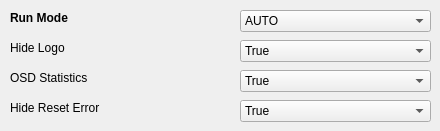
      <widget class="QWidget" name="Page_Settings_Benchmark">
       <widget class="QComboBox" name="cbHideError">
        <property name="geometry">
         <rect>
          <x>240</x>
          <y>100</y>
          <width>191</width>
          <height>22</height>
         </rect>
        </property>
        <property name="toolTip">
         <string/>
        </property>
        <property name="whatsThis">
         <string/>
        </property>
        <item>
         <property name="text">
          <string>True</string>
         </property>
        </item>
        <item>
         <property name="text">
          <string>False</string>
         </property>
        </item>
       </widget>
       <widget class="QLabel" name="lblOSD_2">
        <property name="geometry">
         <rect>
          <x>10</x>
          <y>100</y>
          <width>151</width>
          <height>16</height>
         </rect>
        </property>
        <property name="font">
         <font>
          <pointsize>9</pointsize>
          <weight>50</weight>
          <bold>false</bold>
         </font>
        </property>
        <property name="toolTip">
         <string>If set to TRUE it will no longer ask the user if he wants to reset settings after a session that was closed prematurely.</string>
        </property>
        <property name="whatsThis">
         <string>Use Manual if you experience problems with old cards or IGP.</string>
        </property>
        <property name="text">
         <string>Hide Reset Error</string>
        </property>
       </widget>
       <widget class="QLabel" name="lblHideLogo">
        <property name="geometry">
         <rect>
          <x>10</x>
          <y>40</y>
          <width>161</width>
          <height>16</height>
         </rect>
        </property>
        <property name="font">
         <font>
          <pointsize>9</pointsize>
          <weight>50</weight>
          <bold>false</bold>
         </font>
        </property>
        <property name="whatsThis">
         <string>Use Manual if you experience problems with old cards or IGP.</string>
        </property>
        <property name="text">
         <string>Hide Logo</string>
        </property>
       </widget>
       <widget class="QComboBox" name="cbRunMode">
        <property name="geometry">
         <rect>
          <x>240</x>
          <y>10</y>
          <width>191</width>
          <height>22</height>
         </rect>
        </property>
        <property name="toolTip">
         <string/>
        </property>
        <property name="whatsThis">
         <string/>
        </property>
        <item>
         <property name="text">
          <string>AUTO</string>
         </property>
        </item>
        <item>
         <property name="text">
          <string>MANUAL</string>
         </property>
        </item>
       </widget>
       <widget class="QLabel" name="lblOSD">
        <property name="geometry">
         <rect>
          <x>10</x>
          <y>70</y>
          <width>161</width>
          <height>16</height>
         </rect>
        </property>
        <property name="font">
         <font>
          <pointsize>9</pointsize>
          <weight>50</weight>
          <bold>false</bold>
         </font>
        </property>
        <property name="whatsThis">
         <string>Use Manual if you experience problems with old cards or IGP.</string>
        </property>
        <property name="text">
         <string>OSD Statistics</string>
        </property>
       </widget>
       <widget class="QLabel" name="lblRunMode">
        <property name="geometry">
         <rect>
          <x>10</x>
          <y>10</y>
          <width>161</width>
          <height>16</height>
         </rect>
        </property>
        <property name="font">
         <font>
          <pointsize>9</pointsize>
          <weight>75</weight>
          <bold>true</bold>
         </font>
        </property>
        <property name="whatsThis">
         <string>Use Manual if you experience problems with old cards or IGP.</string>
        </property>
        <property name="text">
         <string>Run Mode</string>
        </property>
       </widget>
       <widget class="QComboBox" name="cbOSD">
        <property name="geometry">
         <rect>
          <x>240</x>
          <y>70</y>
          <width>191</width>
          <height>22</height>
         </rect>
        </property>
        <property name="toolTip">
         <string/>
        </property>
        <property name="whatsThis">
         <string/>
        </property>
        <item>
         <property name="text">
          <string>True</string>
         </property>
        </item>
        <item>
         <property name="text">
          <string>False</string>
         </property>
        </item>
       </widget>
       <widget class="QComboBox" name="cbHideLogo">
        <property name="geometry">
         <rect>
          <x>240</x>
          <y>40</y>
          <width>191</width>
          <height>22</height>
         </rect>
        </property>
        <property name="toolTip">
         <string/>
        </property>
        <property name="whatsThis">
         <string/>
        </property>
        <item>
         <property name="text">
          <string>True</string>
         </property>
        </item>
        <item>
         <property name="text">
          <string>False</string>
         </property>
        </item>
       </widget>
      </widget>
